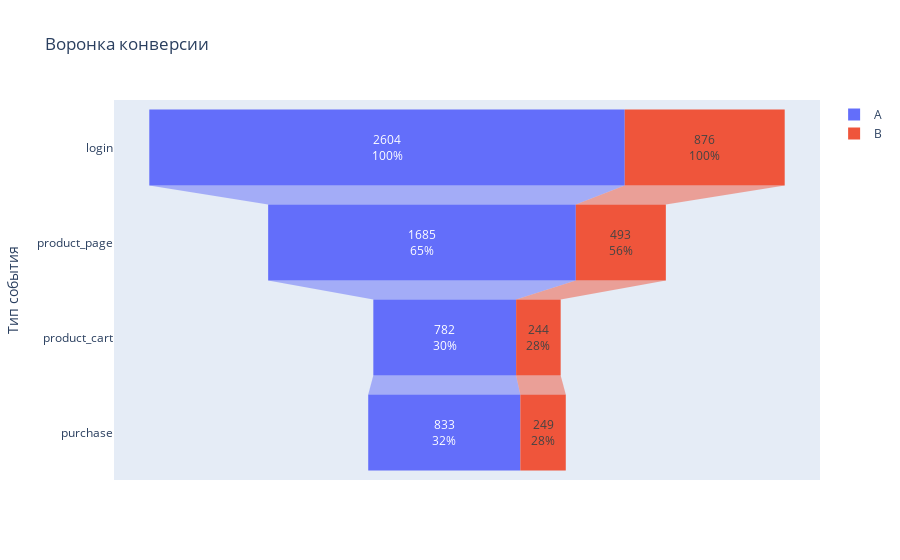

The notebook cell this image was saved under:
### Code cell
fig = go.Figure()

fig.add_trace(go.Funnel(
    name = 'A',
    y = funnel_data['event_name'],
    x = funnel_data['A'],
    textinfo = "value+percent initial")
)

fig.add_trace(go.Funnel(
    name = 'B',
    y = funnel_data['event_name'],
    x = funnel_data['B'],
    textinfo = "value+percent initial")
)
fig.update_layout(
    yaxis_title='Тип события',
    title='Воронка конверсии'
)
fig.show()

### Figure 1 — Plotly figure (JSON) as saved in the notebook; plotly's stock layout.template omitted (floating-point values rounded to 4 significant figures)
{"data": [{"name": "A", "textinfo": "value+percent initial", "type": "funnel", "x": [2604, 1685, 782, 833], "y": ["login", "product_page", "product_cart", "purchase"]}, {"name": "B", "textinfo": "value+percent initial", "type": "funnel", "x": [876, 493, 244, 249], "y": ["login", "product_page", "product_cart", "purchase"]}], "layout": {"title": {"text": "Воронка конверсии"}, "yaxis": {"title": {"text": "Тип события"}}}}
